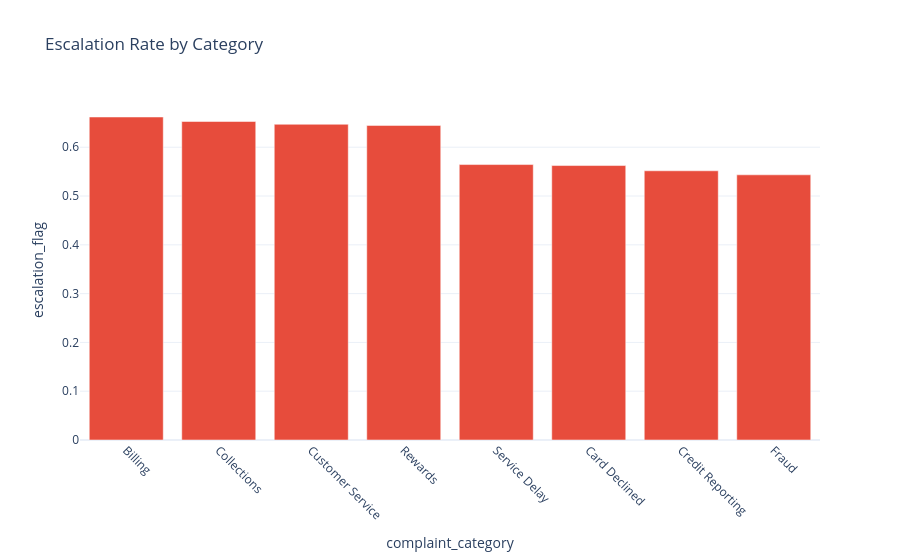

This figure's notebook cell:
### Code cell
# Plot b: Escalation rate by category
esc_cat = df.groupby('complaint_category')['escalation_flag'].mean().sort_values(ascending=False).reset_index()
fig = px.bar(esc_cat, x='complaint_category', y='escalation_flag', color_discrete_sequence=[RISK],
             template=TEMPLATE, title='Escalation Rate by Category')
fig.update_xaxes(tickangle=45)
fig.show()

### Figure 1 — Plotly figure (JSON) as saved in the notebook; plotly's stock layout.template omitted (floating-point values rounded to 4 significant figures)
{"data": [{"hovertemplate": "complaint_category=%{x}<br>escalation_flag=%{y}<extra></extra>", "legendgroup": "", "marker": {"color": "#E74C3C", "pattern": {"shape": ""}}, "name": "", "orientation": "v", "showlegend": false, "textposition": "auto", "type": "bar", "x": ["Billing", "Collections", "Customer Service", "Rewards", "Service Delay", "Card Declined", "Credit Reporting", "Fraud"], "xaxis": "x", "y": [0.662, 0.6528, 0.6471, 0.6447, 0.5645, 0.5625, 0.5517, 0.5435], "yaxis": "y"}], "layout": {"barmode": "relative", "legend": {"tracegroupgap": 0}, "title": {"text": "Escalation Rate by Category"}, "xaxis": {"anchor": "y", "domain": [0.0, 1.0], "tickangle": 45, "title": {"text": "complaint_category"}}, "yaxis": {"anchor": "x", "domain": [0.0, 1.0], "title": {"text": "escalation_flag"}}}}
